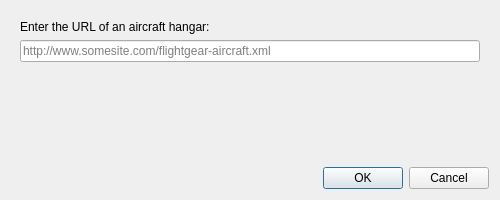
<?xml version="1.0" encoding="UTF-8"?>
<ui version="4.0">
 <class>AddCatalogDialog</class>
 <widget class="QDialog" name="AddCatalogDialog">
  <property name="geometry">
   <rect>
    <x>0</x>
    <y>0</y>
    <width>500</width>
    <height>200</height>
   </rect>
  </property>
  <property name="windowTitle">
   <string>Add aircraft hangar</string>
  </property>
  <layout class="QVBoxLayout" name="verticalLayout">
   <item>
    <widget class="QStackedWidget" name="stack">
     <property name="currentIndex">
      <number>0</number>
     </property>
     <widget class="QWidget" name="page">
      <layout class="QVBoxLayout" name="verticalLayout_2" stretch="0,0,1">
       <item>
        <widget class="QLabel" name="label">
         <property name="text">
          <string>Enter the URL of an aircraft hangar:</string>
         </property>
        </widget>
       </item>
       <item>
        <widget class="QLineEdit" name="urlEdit">
         <property name="placeholderText">
          <string>http://www.somesite.com/flightgear-aircraft.xml</string>
         </property>
        </widget>
       </item>
       <item>
        <spacer name="verticalSpacer">
         <property name="orientation">
          <enum>Qt::Vertical</enum>
         </property>
         <property name="sizeHint" stdset="0">
          <size>
           <width>20</width>
           <height>40</height>
          </size>
         </property>
        </spacer>
       </item>
      </layout>
     </widget>
     <widget class="QWidget" name="page_2">
      <layout class="QVBoxLayout" name="verticalLayout_3" stretch="0,1">
       <item>
        <widget class="QLabel" name="downloadDescription">
         <property name="sizePolicy">
          <sizepolicy hsizetype="Preferred" vsizetype="Minimum">
           <horstretch>0</horstretch>
           <verstretch>0</verstretch>
          </sizepolicy>
         </property>
         <property name="text">
          <string>Please waiting, downloading and checking the hangar information.</string>
         </property>
        </widget>
       </item>
       <item>
        <widget class="QProgressBar" name="progressBar">
         <property name="sizePolicy">
          <sizepolicy hsizetype="Expanding" vsizetype="Expanding">
           <horstretch>0</horstretch>
           <verstretch>0</verstretch>
          </sizepolicy>
         </property>
         <property name="maximum">
          <number>0</number>
         </property>
         <property name="value">
          <number>-1</number>
         </property>
        </widget>
       </item>
      </layout>
     </widget>
     <widget class="QWidget" name="page_3">
      <layout class="QVBoxLayout" name="verticalLayout_4">
       <item>
        <widget class="QLabel" name="resultsSummaryLabel">
         <property name="text">
          <string>Lorem Ipsum</string>
         </property>
         <property name="alignment">
          <set>Qt::AlignLeading|Qt::AlignLeft|Qt::AlignTop</set>
         </property>
         <property name="wordWrap">
          <bool>true</bool>
         </property>
        </widget>
       </item>
      </layout>
     </widget>
    </widget>
   </item>
   <item>
    <widget class="QDialogButtonBox" name="buttonBox">
     <property name="orientation">
      <enum>Qt::Horizontal</enum>
     </property>
     <property name="standardButtons">
      <set>QDialogButtonBox::Cancel|QDialogButtonBox::Ok</set>
     </property>
    </widget>
   </item>
  </layout>
 </widget>
 <resources/>
 <connections>
  <connection>
   <sender>buttonBox</sender>
   <signal>accepted()</signal>
   <receiver>AddCatalogDialog</receiver>
   <slot>accept()</slot>
   <hints>
    <hint type="sourcelabel">
     <x>248</x>
     <y>254</y>
    </hint>
    <hint type="destinationlabel">
     <x>157</x>
     <y>274</y>
    </hint>
   </hints>
  </connection>
  <connection>
   <sender>buttonBox</sender>
   <signal>rejected()</signal>
   <receiver>AddCatalogDialog</receiver>
   <slot>reject()</slot>
   <hints>
    <hint type="sourcelabel">
     <x>316</x>
     <y>260</y>
    </hint>
    <hint type="destinationlabel">
     <x>286</x>
     <y>274</y>
    </hint>
   </hints>
  </connection>
 </connections>
</ui>
